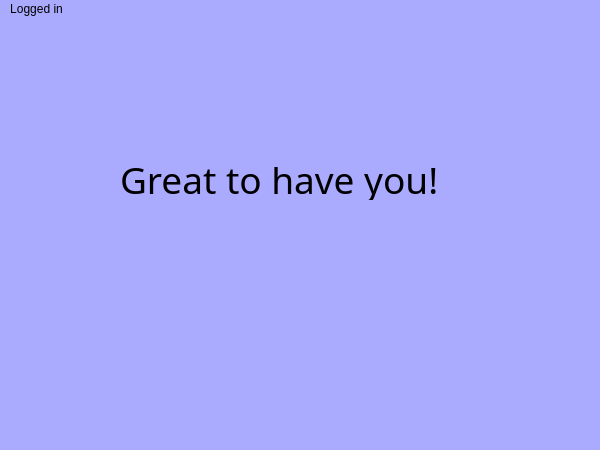
<?xml version="1.0" encoding="UTF-8"?>
<ui version="4.0">
 <class>MainPage</class>
 <widget class="QMainWindow" name="MainPage">
  <property name="geometry">
   <rect>
    <x>0</x>
    <y>0</y>
    <width>600</width>
    <height>450</height>
   </rect>
  </property>
  <property name="font">
   <font>
    <weight>75</weight>
    <italic>true</italic>
    <bold>true</bold>
    <underline>false</underline>
   </font>
  </property>
  <property name="windowTitle">
   <string>MainWindow</string>
  </property>
  <property name="styleSheet">
   <string notr="true">background-color: rgb(170, 170, 255);</string>
  </property>
  <widget class="QWidget" name="centralwidget">
   <widget class="QLabel" name="label">
    <property name="geometry">
     <rect>
      <x>120</x>
      <y>140</y>
      <width>361</width>
      <height>41</height>
     </rect>
    </property>
    <property name="font">
     <font>
      <family>Sans Serif</family>
      <pointsize>28</pointsize>
      <weight>50</weight>
      <italic>false</italic>
      <bold>false</bold>
     </font>
    </property>
    <property name="styleSheet">
     <string notr="true">font: 9pt &quot;Monospace&quot;;
font: italic 9pt &quot;Sans Serif&quot;;
font: 28pt &quot;Sans Serif&quot;;</string>
    </property>
    <property name="text">
     <string>Great to have you!</string>
    </property>
   </widget>
  </widget>
  <widget class="QMenuBar" name="menubar">
   <property name="geometry">
    <rect>
     <x>0</x>
     <y>0</y>
     <width>600</width>
     <height>20</height>
    </rect>
   </property>
   <widget class="QMenu" name="menuLogged_in">
    <property name="font">
     <font>
      <weight>50</weight>
      <bold>false</bold>
     </font>
    </property>
    <property name="title">
     <string>Logged in</string>
    </property>
   </widget>
   <addaction name="menuLogged_in"/>
  </widget>
 </widget>
 <resources/>
 <connections/>
</ui>
